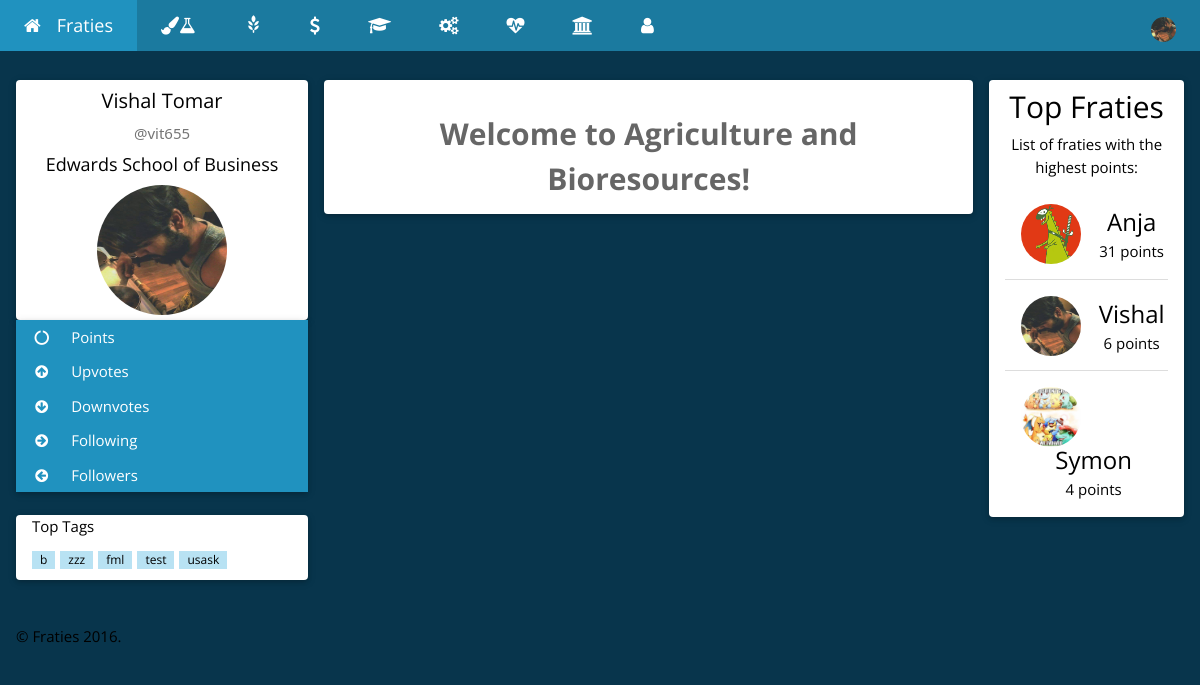
/Agriculture.php (signed in), run on the app's committed database.
### tables this page shows
CREATE TABLE `users` (
  `userID` int(254) UNSIGNED NOT NULL,
  `userNSID` varchar(100) NOT NULL,
  `userPassword` varchar(100) NOT NULL,
  `userFirstName` varchar(500) NOT NULL,
  `userLastName` varchar(500) NOT NULL,
  `userCollege` varchar(500) NOT NULL,
  `userImagePath` varchar(1000) NOT NULL,
  `userPoints` int(254) NOT NULL DEFAULT '0',
  `userUpvotes` int(254) NOT NULL DEFAULT '0',
  `userDownvotes` int(254) NOT NULL DEFAULT '0',
  `userActive` tinyint(1) NOT NULL DEFAULT '0',
  `userFollowers` int(11) NOT NULL DEFAULT '0',
  `userFollowing` int(10) UNSIGNED NOT NULL DEFAULT '0'
);

### Login/Controller/userClass.php (called while the page is built, shortened)
<?php
    function displayUserDB(){
        $connection = connect();
        $query = "SELECT * ";
        $query .= "FROM `users` ";
        $query .= "ORDER BY userPoints DESC LIMIT 10";
        $result = mysqli_query($connection, $query);
        if (mysqli_num_rows($result) > 0) {
            return $result;
        } else {
            return false;
        }
    }
    function getFirstName($nsid){
        $connection = connect();
        $nsid = mysqli_real_escape_string($connection, $nsid);
        $query = "SELECT * ";
        $query .= "FROM `users` ";
        $query .= "WHERE `userNSID` = '$nsid' ";
        $result = mysqli_query($connection, $query);
        if (mysqli_num_rows($result) == 1) {
            while($row = mysqli_fetch_assoc($result)) {
                return $row["userFirstName"];
            }
        } else if(mysqli_num_rows($result) > 1){
            return false;
        } else {
            return false;
        }
    }
    function getLastName($nsid){
        $connection = connect();
        $nsid = mysqli_real_escape_string($connection, $nsid);
        $query = "SELECT * ";
        $query .= "FROM `users` ";
        $query .= "WHERE `userNSID` = '$nsid' ";
        $result = mysqli_query($connection, $query);
        if (mysqli_num_rows($result) == 1) {
            while($row = mysqli_fetch_assoc($result)) {
                return $row["userLastName"];
            }
        } else if(mysqli_num_rows($result) > 1){
            return false;
        } else {
            return false;
        }
    }
    function getImagePath($nsid){
        $connection = connect();
        $nsid = mysqli_real_escape_string($connection, $nsid);
        $query = "SELECT * ";
        $query .= "FROM `users` ";
        $query .= "WHERE `userNSID` = '$nsid' ";
        $result = mysqli_query($connection, $query);
        if (mysqli_num_rows($result) == 1) {
            while($row = mysqli_fetch_assoc($result)) {
                return $row["userImagePath"];
            }
        } else if(mysqli_num_rows($result) > 1){
            return false;
        } else {
            return false;
        }
    }
    function getCollege($nsid){
        $connection = connect();
        $nsid = mysqli_real_escape_string($connection, $nsid);
        $query = "SELECT * ";
        $query .= "FROM `users` ";
        $query .= "WHERE `userNSID` = '$nsid' ";
        $result = mysqli_query($connection, $query);
        if (mysqli_num_rows($result) == 1) {
            while($row = mysqli_fetch_assoc($result)) {
                return $row["userCollege"];
            }
        } else if(mysqli_num_rows($result) > 1){
            return false;
        } else {
            return false;
        }
    }
?>

### Agriculture.php (the view, shortened to what this page needs)
<?php
    require_once 'Login/Controller/userClass.php';
    require_once 'Post/Controller/postClass.php';
    require_once 'Post/Controller/postTag.php';
    $NSID = $_SESSION["userNSID"];
    if(getUserActiveStatus($NSID)==1){
        $FirstName = getFirstName($NSID);
        $LastName = getLastName($NSID);
        $ImagePath = getImagePath($NSID);
        $College = getCollege($NSID);
    } else {
        header('Location: index.php');
        exit;
    }
?>
<!DOCTYPE html>
<html>
<head>
   <link rel="stylesheet" href="https://maxcdn.bootstrapcdn.com/bootstrap/3.3.7/css/bootstrap.min.css">
    <link rel="stylesheet" href="CSS/homeTheme.css">
    <link rel="stylesheet" href="https://cdnjs.cloudflare.com/ajax/libs/font-awesome/4.6.3/css/font-awesome.min.css">
</head>
<body class="w3-theme-l5">
<div class="w3-top">
 <ul class="w3-navbar w3-theme-d5 w3-left-align w3-large">
  <li><a href="home.php" title="Go home!" class="w3-padding-large w3-theme-d4"><i class="fa fa-home w3-margin-right"></i>Fraties</a></li>
  <li class="w3-hide-small"><a href="Arts&Science.php" class="w3-padding-large w3-hover-white" title="Arts & Science"><i class="fa fa-paint-brush"></i><i class="fa fa-flask"></i></a></li>
  <li class="w3-hide-small"><a href="Agriculture.php" class="w3-padding-large w3-hover-white" title="Agriculture and Bioresources"><i class="glyphicon glyphicon-grain"></i></a></li>
<li class="w3-hide-small"><a href="ESB.php" class="w3-padding-large w3-hover-white" title="Edwards School of Business"><i class="fa fa-usd"></i></a></li>
<li class="w3-hide-small"><a href="Education.php" class="w3-padding-large w3-hover-white" title="Education"><i class="fa fa-graduation-cap"></i></a></li>
<li class="w3-hide-small"><a href="Engineering.php" class="w3-padding-large w3-hover-white" title="Engineering"><i class="fa fa-cogs"></i></a></li>
<li class="w3-hide-small"><a href="Kinesiology.php" class="w3-padding-large w3-hover-white" title="Kinesiology"><i class="fa fa-heartbeat"></i></a></li>
<li class="w3-hide-small"><a href="STM.php" class="w3-padding-large w3-hover-white" title="St. Thomas More"><i class="fa fa-university"></i></a></li>
<li class="w3-hide-small"><a href="following.php" class="w3-padding-large w3-hover-white" title="Users you follow"><i class="fa fa-user"></i></a></li>
  <li class="w3-dropdown-hover w3-hide-small w3-right">
      <div class="w3-padding-large w3-hover-white" title="My Account">
          <img src='<?php echo $ImagePath; ?>' class="w3-circle" style="height:25px;width:25px" alt="Avatar">
      </div>
  </li>
 </ul>
</div>
<div class="w3-container w3-content" style="max-width:1400px;margin-top:80px">
  <div class="w3-row">
    <div class="w3-col m3">
      <div class="w3-card-2 w3-round w3-white">
        <div class="w3-container">
         <h4 class="w3-center"><?php echo $FirstName." ".$LastName; ?></h4>
         <p class="w3-center w3-text-grey w3-slim">@<?php echo $NSID; ?></p>
         <h5 class="w3-center"><?php echo $College; ?></h5>
         <p class="w3-center"><img src='<?php echo $ImagePath; ?>' class="w3-circle" style="height:130px;width:130px" alt="Avatar"></p>
        </div>
      </div>
      <div class="w3-card-2 w3-round">
        <div class="w3-accordion w3-white">
          <button title="Your total points" onclick="myFunction('Demo1')" class="w3-btn-block w3-theme-d4 w3-left-align"><i class="fa fa-circle-o-notch fa-fw w3-margin-right"></i> Points</button>
          <button title="Upvotes recieved" onclick="myFunction('Demo2')" class="w3-btn-block w3-theme-d4 w3-left-align"><i class="fa fa-arrow-circle-up  fa-fw w3-margin-right"></i> Upvotes</button>
          <button title="Downvotes recieved" onclick="myFunction('Demo3')" class="w3-btn-block w3-theme-d4 w3-left-align"><i class="fa fa-arrow-circle-down  fa-fw w3-margin-right"></i> Downvotes</button>
          <button title="Following recieved" onclick="myFunction('Demo5')" class="w3-btn-block w3-theme-d4 w3-left-align"><i class="fa fa-arrow-circle-right fa-fw w3-margin-right"></i> Following</button>
          <button title="Followers recieved" onclick="myFunction('Demo6')" class="w3-btn-block w3-theme-d4 w3-left-align"><i class="fa fa-arrow-circle-left fa-fw w3-margin-right"></i> Followers</button>
        </div>
      </div>
      <br>
      <div class="w3-card-2 w3-round w3-white w3-hide-small">
        <div class="w3-container">
          <p>Top Tags</p>
          <p>
            <?php echo getTopTags(); ?>
          </p>
        </div>
      </div>
      <br>
    </div>
    <div class="w3-col m7">
      <div class="w3-row-padding">
        <div class="w3-col m12">
          <div class="w3-card-2 w3-round w3-white">
            <div class="w3-container w3-center w3-padding"><br>
            <label class="w3-opacity" style="font-size: 2em;">Welcome to Agriculture and Bioresources!</label>
            </div>
          </div>
        </div>
      </div>
    </div>
    <div class="w3-col m2">
      <div class="w3-card-2 w3-round w3-white w3-center">
        <div class="w3-container">
          <h2>Top Fraties</h2>
          <p>List of fraties with the highest points:</p>
          <ul class="w3-ul">
<?php
$leaders = displayUserDB();
while($row = mysqli_fetch_assoc($leaders)) {
    $imagePath = $row["userImagePath"];
    $points = $row["userPoints"];
    $name = $row["userFirstName"];
    $nsid = $row["userNSID"];
            echo "<li class='w3-padding-16'>";
              echo "<img src='{$imagePath}' class='w3-left w3-circle w3-margin-right' style='width:60px; height:60px;'>";
              echo "<span class='w3-xlarge'><a href='profile.php?nsid={$nsid}'>{$name}</a></span><br>";
              echo "<span>{$points} points</span>";
            echo "</li>";
}
?>
          </ul>
        </div>
      </div>
      <br>
    </div>
  </div>
</div>
<br>
<footer class="w3-container">
  <p>&copy; Fraties <?php echo date("Y");?>.</p>
</footer>
</body>
</html>

### Agriculture.php (style rules this page uses)
html,body,h1,h2,h3,h4,h5 { font-family: "Open Sans", sans-serif }

### data on the page
users: userImagePath (picture), userFirstName "Vishal", userLastName "Tomar", userCollege "Edwards School of Business", userPoints "6"
users: userImagePath (picture), userFirstName "Anja", userPoints "31"
users: userImagePath (picture), userFirstName "Symon", userPoints "4"

### other printed values
$NSID "vit655"
$row["tagText"] "b"
$row["tagText"] "zzz"
$row["tagText"] "fml"
$row["tagText"] "test"
$row["tagText"] "usask"
